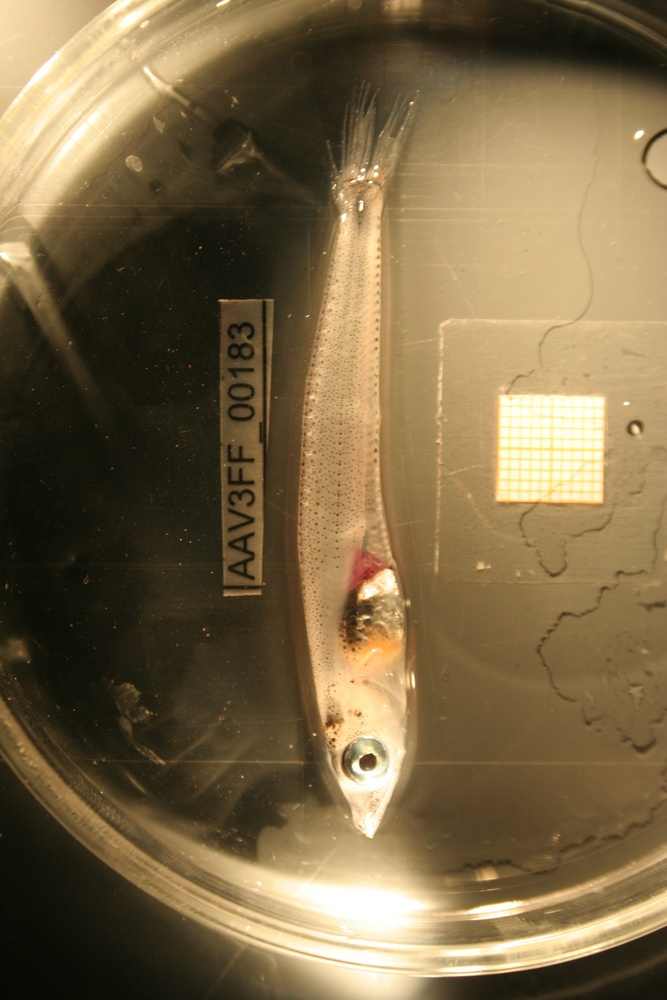
#> input picture photos/IMG_2137.JPG, 667 x 1000 px, shrunk from 2304 x 3456 before the run
$ python -i rename-images.py   (imports and definitions only)
#> lines starting #> are read from the running program, lines starting #| are printed output that depends on the picture
import os
import shutil
import cv2
import numpy as np
from paddleocr import PaddleOCR


# Function to correct image rotation
def correct_rotation(image_path):
#> called with image_path = '../photos/IMG_2137.JPG'
    image = cv2.imread(image_path)
#> image is the input picture: shape (1000, 667, 3); mean B, G, R 70.3, 103.8, 123
    gray = cv2.cvtColor(image, cv2.COLOR_BGR2GRAY)
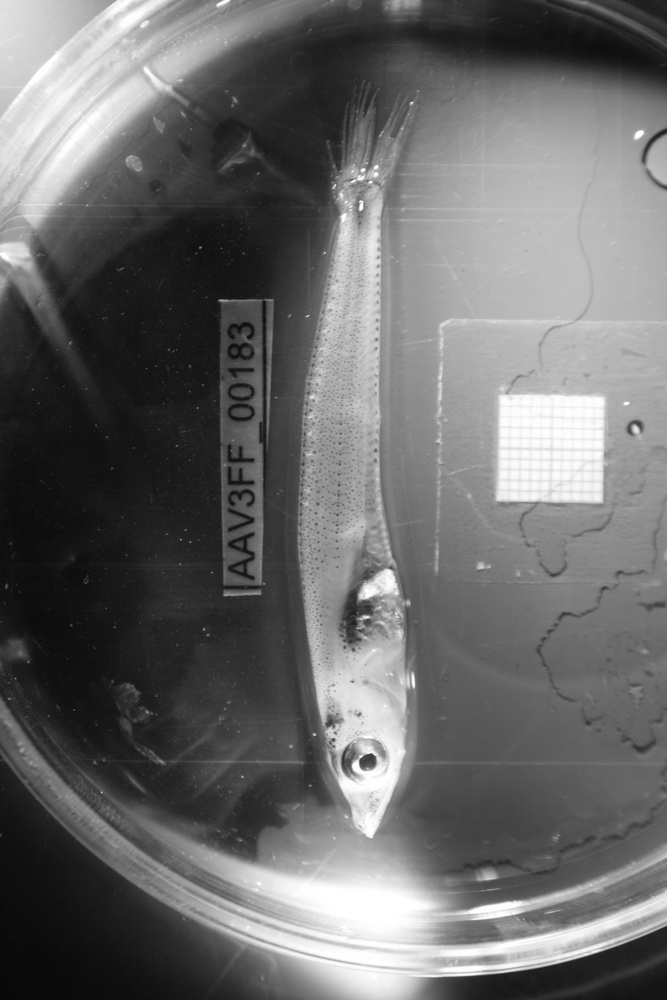
#> gray: shape (1000, 667); min 6, max 255, mean 105.8

    edges = cv2.Canny(gray, 50, 150, apertureSize=3)
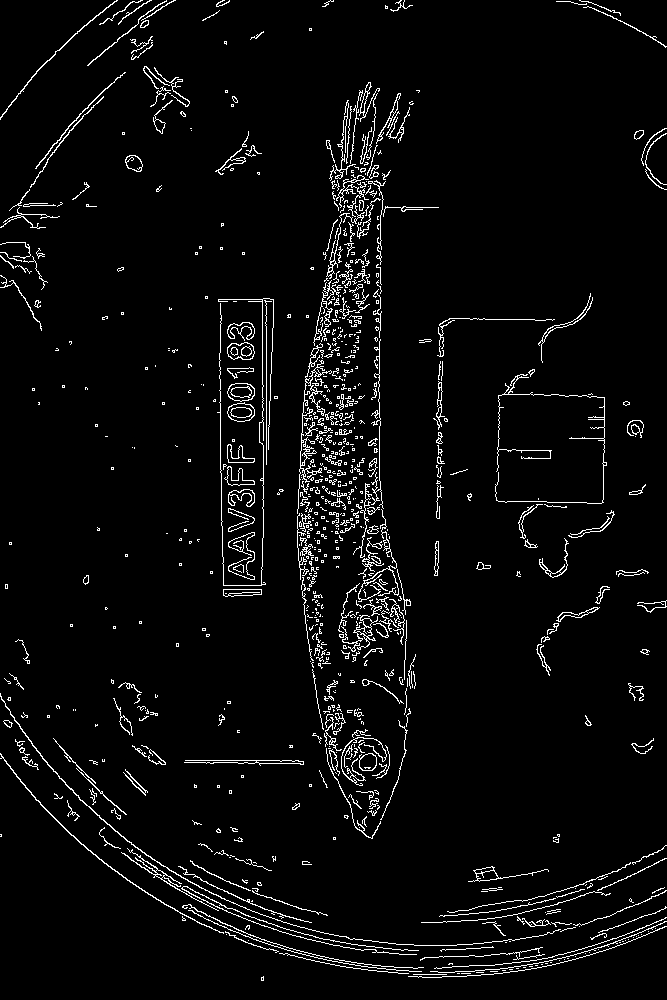
#> edges: shape (1000, 667); 4.1% white in thin lines or dots
    lines = cv2.HoughLines(edges, 1, np.pi / 180, 200)
#> lines = [[379, 0], [352, 0.0524], [385, 0.0175]]

    if lines is not None:
        angle = np.median([np.rad2deg(line[0][1]) - 90 for line in lines])  # Compute median angle
#> angle = -89
        (h, w) = image.shape[:2]
#> h = 1000; w = 667
        center = (w // 2, h // 2)
#> center = (333, 500)
        M = cv2.getRotationMatrix2D(center, angle, 1.0)
#> M = [[0.0175, -1, 827.1], [1, 0.0175, 158.3]]
        rotated = cv2.warpAffine(image, M, (w, h), flags=cv2.INTER_CUBIC, borderMode=cv2.BORDER_REPLICATE)
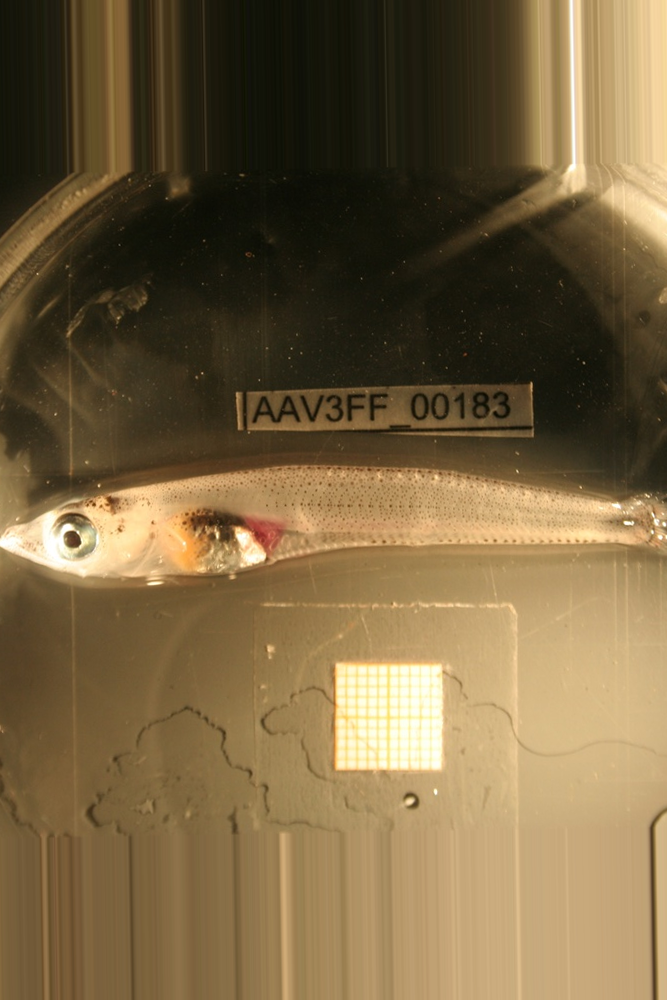
#> rotated: shape (1000, 667, 3); mean B, G, R 65.4, 99.4, 119.5
        return rotated
    return image  # Return original if no rotation detected


# Initialize OCR with angle classification
# [1 line that did not run here, left out]

# Define paths
photos_dir = "photos"
renamed_dir = "renamed"
# [1 line not run here, left out]

# Track existing filenames to avoid duplicates
file_counts = {}

# Process each image
# [30 lines not run here, left out]

>>> result = correct_rotation('../photos/IMG_2137.JPG')
